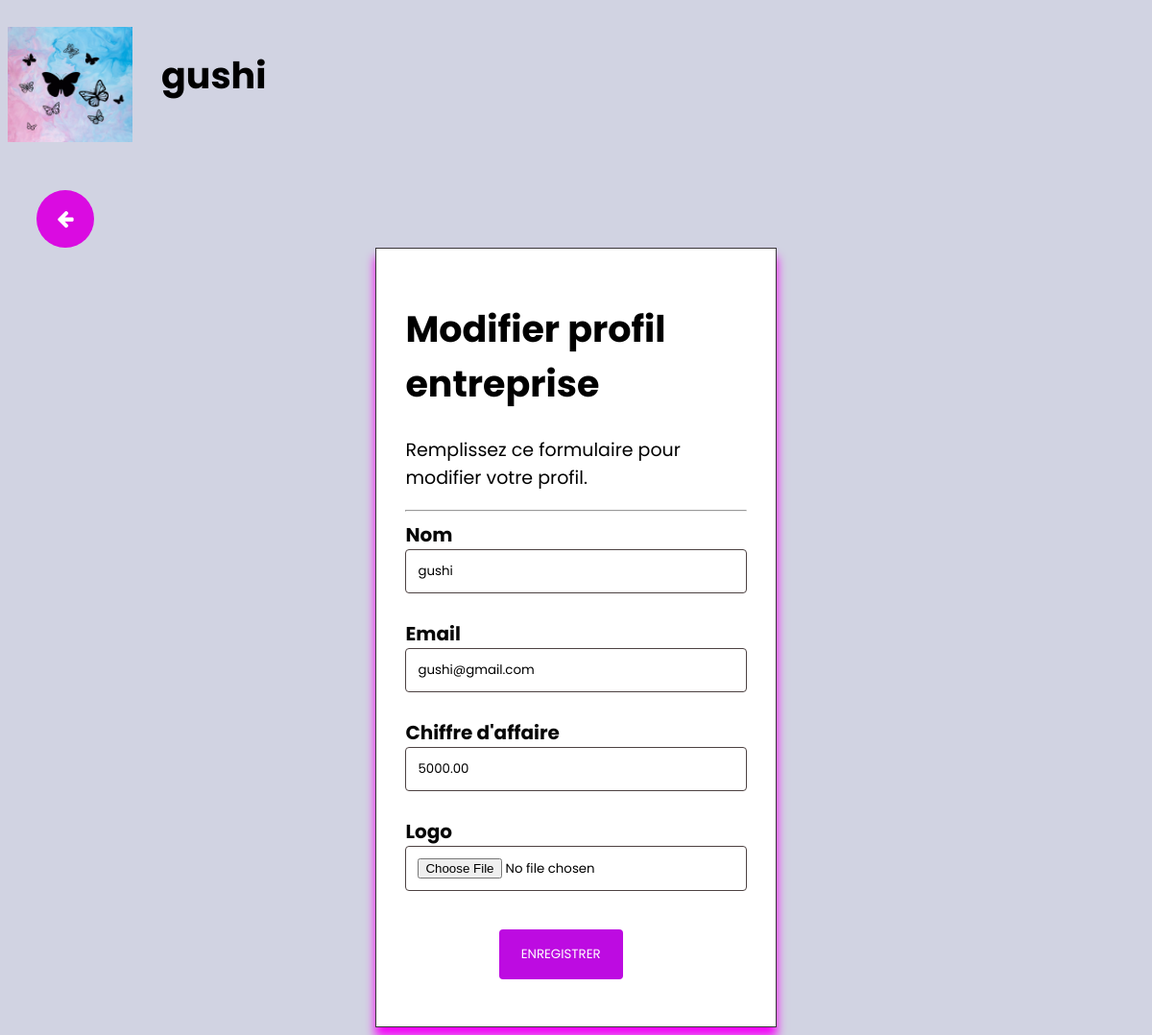
Screenshot of /modifypfent.php (signed in) with the database file from the repository.
### tables this page shows
CREATE TABLE `entreprise` (
  `id` int(11) NOT NULL,
  `nom` varchar(255) NOT NULL,
  `telephone` varchar(20) DEFAULT NULL,
  `email` varchar(255) NOT NULL,
  `logo` varchar(255) DEFAULT NULL,
  `site` varchar(255) DEFAULT NULL,
  `ca` decimal(20,2) DEFAULT NULL,
  `domaine` varchar(255) DEFAULT NULL,
  `password` varchar(255) NOT NULL
);

### modifypfent.php (the view, shortened to what this page needs)
<?php
include 'database.php';
$id=$_SESSION['id'];
$sql="SELECT * FROM entreprise WHERE id='$id'";
$result=mysqli_query($conn,$sql);
$row=mysqli_fetch_assoc($result);
$name=$row['nom'];
$email=$row['email'];
$ca=$row['ca'];
$logo='Upload/'.$row['logo'];
?>
<!DOCTYPE html>
<html>
<head>
    <link rel="stylesheet" href="./css/modifypfent.css">
    <link rel="stylesheet" href="https://cdnjs.cloudflare.com/ajax/libs/font-awesome/4.7.0/css/font-awesome.min.css">
</head>
<body>
    <div class="header">
        <img src="<?php echo $logo; ?>" alt="logo" class="logo">
        <h1><?php echo $name; ?></h1>
    </div>
    <form action="modifypfent.php" method="post" enctype="multipart/form-data">
    <div class="clearfix">
                <button type="submit" class="cancelbtn" name="cancel" >
                  <i class="fa fa-arrow-left"></i></button>
    </div>
        <div class="container">
            <h1>Modifier profil entreprise</h1>
            <p>Remplissez ce formulaire pour modifier votre profil.</p>
            <hr>
            <label for="name"><b>Nom</b></label>
            <input type="text" placeholder="Entrer le nom" name="name" value="<?php echo $name; ?>" required>
            <label for="email"><b>Email</b></label>
            <input type="text" placeholder="Entrer l'email" name="email" value="<?php echo $email; ?>" required>
            <label for="ca"><b>Chiffre d'affaire</b></label>
            <input type="text" placeholder="Entrer le chiffre d'affaire" name="ca" value="<?php echo $ca; ?>" required>
            <label for="logo"><b>Logo</b></label>
            <input type="file" placeholder="Entrer le logo" name="logo" value="<?php echo $logo; ?>">
            <div class="clearfix">
                <button type="submit" class="signupbtn" name="submit">Enregistrer</button>
            </div>
        </div>
</form>
</body>
</html>

### css/modifypfent.css (style rules this page uses)
* { font-family: "poppins",sans-serif; }
body { background-color: #d1d3e2; font-size: 19px; }
.header { display: flex; align-items: center; margin-bottom: 0px; }
.header h1 { position: relative; }
.header h1::before { transform: scaleX(0); transform-origin: bottom top; content: " "; display: block; position: absolute; top: 0; right: 0; bottom: 0; left: 0; inset: 0 0 0 0; background: #f602b1; opacity: 0.2; z-index: -1; transition: transform .3s ease; }
.logo { height: 120px; width: 130px; margin-right: 30px; margin-top: 20px; transition: transform 0.2s; }
.container { width: 30%; height: 750px; margin: 0 auto; border: 1px solid #393539; background-color: #fff; box-shadow: 0px 10px 10px #f503f9; padding: 30px; }
label { display: block; margin-bottom: 10px; font-size: 20px; color: #070707; margin-bottom: 0px; margin-top: 7px; font-weight: bold; }
input[type="text"], input[type="file"] { width: 100%; padding: 12px; border: 1px solid #4d4242; border-radius: 4px; box-sizing: border-box; margin-bottom: 20px; }
.signupbtn { background-color: #bd0be1; color: white; margin-right: 129px; margin-top: 20px; margin-bottom: 30px; padding: 16px 23px; border: none; border-radius: 4px; cursor: pointer; float: right; text-transform: uppercase; }
.cancelbtn { background-color: #da0be1; display: inline-block; margin-top: 50px; margin-left: 30px; width: 60px; height: 60px; border-radius: 50%; color: #fff; text-align: center; font-size: 20px; line-height: 40px; border: none; align-items: center; }

### rows the page displays
entreprise: logo (picture), nom "gushi", name "gushi", email "gushi@gmail.com", ca "5000.00"
